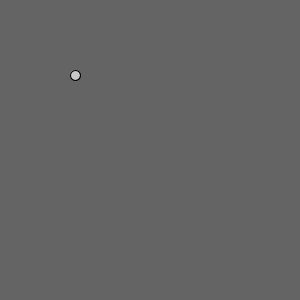
Frame 1 (no input)
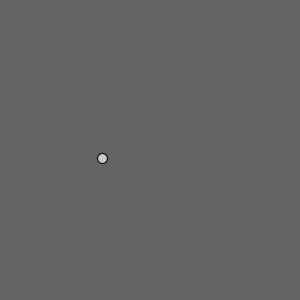
Frame 60 (the mouse pressed at the canvas centre just before this capture)
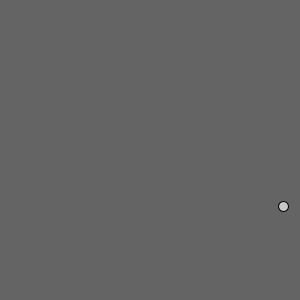
Frame 120 (the mouse held since frame 60 and released just before this capture)

The Processing sketch that drew these frames (run headless with seeded random() and noise(); from frame 60 on, the mouse is pressed at the canvas centre):

// Processing sketch: processing_96097
// ── processing_96097.pde

color bg = color(100);
color fg = color(200);
 
int radius = 10;
float x, y, vx, vy ;
void setup()
{
  size(300,300);
  x = width/4;
  y = height/4;
 
  float a = random(TWO_PI);
  vx = cos(a)*5;
  vy = sin(a)*5;
}
 
void draw()
{
  background(bg);
  fill(fg);
  ellipse(x, y, radius, radius);
  move();
  collide();
}
 
void move()
{
  float dt = 1;
  x += vx*dt;
  y += vy*dt;
}
 
void collide()
{
  if ( x<0 || x>width ) vx = -vx;
  if ( y<0 || y>height ) vy = -vy;
}
